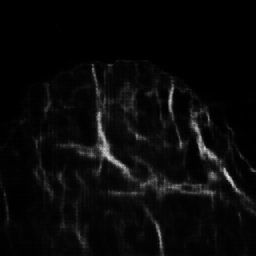
#> input picture image/0-0.png, 256 x 256 px, shrunk from 1024 x 1024 before the run, found by its file name
$ jupyter execute --allow-errors post-processing.ipynb
#> lines starting #> are read from the running program, lines starting #| are printed output that depends on the picture; after the words box and inside, x2 and y2 are one past the last pixel; in counts of white or black regions, pixels touching at a corner belong together
[cell 1]
# 필요한 라이브러리 임포트
import cv2
import numpy as np
import matplotlib.pyplot as plt
from sklearn.cluster import KMeans

# 이미지 파일 경로
image_path = 'C:/Users/User/Desktop/image/0-0.png'

# 이미지 읽기 (그레이스케일)
original_image = cv2.imread(image_path, cv2.IMREAD_GRAYSCALE)
#> original_image is the input picture: shape (256, 256); min 0, max 233, mean 9.2

# 이미지를 1차원으로 변환
pixels = original_image.reshape(-1, 1)

# K-평균 클러스터링
k = 3  # 클러스터의 수
kmeans = KMeans(n_clusters=k, random_state=0).fit(pixels)
# 클러스터 레이블을 원본 이미지 크기로 변환
segmented_image = kmeans.labels_.reshape(original_image.shape)
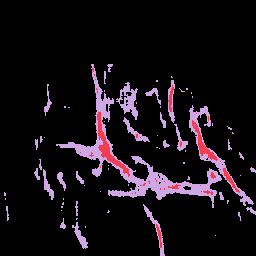
#> segmented_image: shape (256, 256) int32; 3 distinct labels, from 0 to 2; one colour per label, 0 black
# 오츠 알고리즘을 사용한 이진화
otsu_threshold, binary_image = cv2.threshold(segmented_image.astype(np.uint8), 0, 255, cv2.THRESH_BINARY + cv2.THRESH_OTSU)
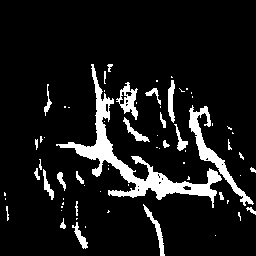
#> binary_image: shape (256, 256); 9.9% white; 69 white regions (42 under 20 px), largest, box (x1, y1, x2, y2) and area: (56, 64, 222, 208) 3256, (189, 105, 254, 206) 1030, (116, 82, 138, 120) 356
#> otsu_threshold = 0


# 작은 구성 요소 제거 함수 정의
def remove_small_components(binary_image):
    num_labels, labels = cv2.connectedComponents(binary_image)
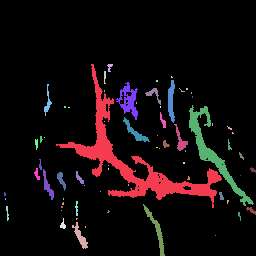
#> labels: shape (256, 256) int32; 70 distinct labels, from 0 to 69; one colour per label, 0 black
#> num_labels = 70
    output_image = np.zeros_like(binary_image)
    component_sizes = []

    # 각 연결 성분의 크기 계산
    for label in range(1, num_labels):
        component_mask = (labels == label)
        component_size = np.sum(component_mask)
        component_sizes.append(component_size)
#> this loop made 69 passes
#> component_size on passes 1 to 8: 3256, 26, 22, 3, 4, 198, 356, 79
#> pass 1, in remove_small_components, `component_mask = (labels == label)`:
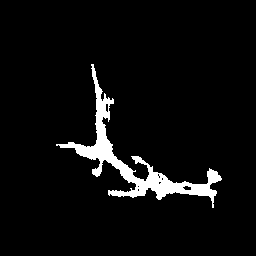
#> component_mask: shape (256, 256) bool; 5% white; 1 white region, box (x1, y1, x2, y2) and area: (56, 64, 222, 208) 3256
#> pass 2, in remove_small_components, `component_mask = (labels == label)`:
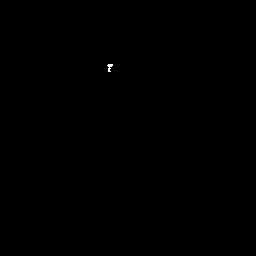
#> component_mask: shape (256, 256) bool; 0.04% white in thin lines or dots, all inside (x1, y1, x2, y2) = (107, 64, 113, 72)
#> after the loop, component_sizes = 69 values, max 3256 at index 0, min 1 at index 21, mean 93.99

    # 이상치 제거를 위한 Z-스코어 계산
    if component_sizes:
        mean_size = np.mean(component_sizes)
#> mean_size = 93.99
        std_size = np.std(component_sizes)
#> std_size = 406.3

        # Z-스코어가 특정 임계값을 넘는 성분만 유지 (예: |Z| < 2)
        threshold = 2  # 필요에 따라 조정 가능
        filtered_sizes = [size for size in component_sizes if abs((size - mean_size) / std_size) < threshold]
#> filtered_sizes = 67 values, max 356 at index 5, min 1 at index 19, mean 32.82

        # 이상치를 제거한 후 평균 크기 계산
        if filtered_sizes:
            filtered_mean_size = np.mean(filtered_sizes)
#> filtered_mean_size = 32.82
        else:
            filtered_mean_size = 0

        # 이상치를 제거한 후 평균 크기보다 큰 성분만 남기기
        for label in range(1, num_labels):
            component_mask = (labels == label)
            component_size = np.sum(component_mask)
            if component_size > filtered_mean_size:
                output_image[component_mask] = 255
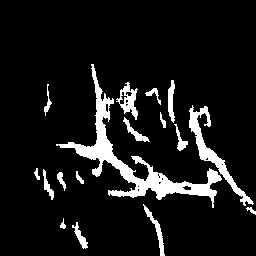
#> output_image: shape (256, 256); 9.3% white; 17 white regions
    else:
        filtered_mean_size = 0

    return output_image, filtered_mean_size

output_image, average_size = remove_small_components(binary_image)
#> average_size = 32.82

# 결과를 화면에 표시
plt.figure(figsize=(12, 6))

# 원본 이미지
plt.subplot(1, 4, 1)
plt.title('Original Image')
plt.imshow(original_image, cmap='gray')
plt.axis('off')

# K-평균 클러스터링 결과
plt.subplot(1, 4, 2)
plt.title('Segmented Image')
plt.imshow(segmented_image, cmap='gray')
plt.axis('off')

# 오츠 이진화된 이미지
plt.subplot(1, 4, 3)
plt.title('Binary Image (Otsu)')
plt.imshow(binary_image, cmap='gray')
plt.axis('off')

# 작은 구성 요소 제거 결과
plt.subplot(1, 4, 4)
plt.title('Post-processed Image')
plt.imshow(output_image, cmap='gray')
plt.axis('off')

plt.show()

[cell 2]
import cv2
import numpy as np
import matplotlib.pyplot as plt

# 윤곽선 검출
contours, _ = cv2.findContours(output_image, cv2.RETR_EXTERNAL, cv2.CHAIN_APPROX_SIMPLE)
#> contours = 17 contours; largest, box (x1, y1, x2, y2) and area: (56, 64, 222, 208) 2912, (189, 105, 254, 206) 876, (116, 82, 138, 120) 359, (143, 204, 165, 256) 181, (168, 80, 175, 123) 154

# 윤곽선 그리기
contour_image = cv2.cvtColor(output_image, cv2.COLOR_GRAY2BGR)
cv2.drawContours(contour_image, contours, -1, (0, 255, 0), 2)
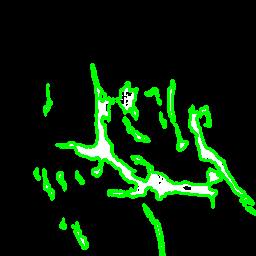
#> contour_image: shape (256, 256, 3); mean B, G, R 8.3, 33.8, 8.3

# 각 컨투어의 평균 화소값 계산 및 정보 저장
contour_data = []
mean_pixel_values = []

for i, contour in enumerate(contours):
    mask = np.zeros_like(output_image)
    cv2.drawContours(mask, [contour], -1, 255, -1)  # 컨투어를 흰색으로 채운 마스크 생성
    mean_val = cv2.mean(original_image, mask=mask)[0]  # 마스크 영역의 평균 화소값 계산 (원본 이미지 사용)
    mean_pixel_values.append(mean_val)

    # 컨투어의 중심점 계산
    M = cv2.moments(contour)
    if M["m00"] != 0:
        center_x = int(M["m10"] / M["m00"])
        center_y = int(M["m01"] / M["m00"])
    else:
        center_x, center_y = contour[0][0]

    # 컨투어 데이터 저장
    contour_info = {
        "contour_index": i,
        "contour_points": contour.tolist(),
        "mean_pixel_value": mean_val,
        "center": [center_x, center_y]
    }
    contour_data.append(contour_info)
#> this loop made 17 passes
#> (mean_val, center_x, center_y) on passes 1 to 8: (36.33, 80, 236), (30.45, 62, 225), (29.53, 250, 209), (54.84, 156, 230), (33.99, 60, 179), (27.87, 79, 178), (31.7, 47, 186), (30.7, 36, 174)
#> mask: shape (256, 256); 5% white; 1 white region, box (x1, y1, x2, y2) and area: (56, 64, 222, 208) 3307
#> after the loop, contour_data = 17 items; mean_pixel_values = [36.33, 30.45, 29.53, 54.84, 33.99, 27.87, 31.7, 30.7, 43.23, 40.42, 30.2, 70.89, 30.47, 32.46, 29.52, 74.6, 55.32]

# 결과 시각화
plt.figure(figsize=(12, 6))

# 원본 이진화 이미지
plt.subplot(1, 2, 1)
plt.imshow(output_image, cmap='gray')
plt.title('Binary Image')

# 윤곽선 이미지
plt.subplot(1, 2, 2)
plt.imshow(contour_image)
plt.title('Contours')

plt.show()

# 평균 화소값 출력
for i, mean_val in enumerate(mean_pixel_values):
    print(f"Contour {i}: Mean pixel value = {mean_val}")
#> this loop made 17 passes
#> mean_val on passes 1 to 8: 36.33, 30.45, 29.53, 54.84, 33.99, 27.87, 31.7, 30.7
#> (printed output is left out)

# contour_data 리스트에 컨투어 정보가 저장됨

[cell 3]
import cv2
import numpy as np
import matplotlib.pyplot as plt
import json

def calculate_pca(contour):
    data_pts = np.array(contour, dtype=np.float64).reshape(-1, 2)
    mean = np.mean(data_pts, axis=0)
    centered_data_pts = data_pts - mean
    cov_matrix = np.cov(centered_data_pts, rowvar=False)
    eigenvalues, eigenvectors = np.linalg.eigh(cov_matrix)
    major_axis = eigenvectors[:, -1]
    angle = np.arctan2(major_axis[1], major_axis[0])
    return angle

def extend_line_within_bounds(center, angle, x_min, x_max, y_min, y_max):
    direction = np.array([np.cos(angle), np.sin(angle)])
    scale_factors = []
    if direction[0] != 0:
        scale_factors.extend([
            (x_min - center[0]) / direction[0],
            (x_max - center[0]) / direction[0]
        ])
    if direction[1] != 0:
        scale_factors.extend([
            (y_min - center[1]) / direction[1],
            (y_max - center[1]) / direction[1]
        ])
    if not scale_factors:
        return tuple(center), tuple(center)
    positive_scales = [sf for sf in scale_factors if sf > 0]
    negative_scales = [sf for sf in scale_factors if sf < 0]
    min_scale = max(negative_scales) if negative_scales else 0
    max_scale = min(positive_scales) if positive_scales else 1
    start_point = center + direction * min_scale
    end_point = center + direction * max_scale
    start_point = np.clip(start_point, [x_min, y_min], [x_max, y_max])
    end_point = np.clip(end_point, [x_min, y_min], [x_max, y_max])
    return tuple(start_point.astype(int)), tuple(end_point.astype(int))

def draw_gradients_on_image(image, contours):
    color_image = cv2.cvtColor(image, cv2.COLOR_GRAY2BGR)
    pca_angles = []
    centers = []
    lines_info = []
    for contour in contours:
        M = cv2.moments(contour)
        if M["m00"] != 0:
            center_x = int(M["m10"] / M["m00"])
            center_y = int(M["m01"] / M["m00"])
        else:
            center_x, center_y = tuple(contour[0][0])
        centers.append((center_x, center_y))
        angle = calculate_pca(contour)
        pca_angles.append(angle)
        contour_array = np.array(contour).reshape(-1, 2)
        x_min, y_min = contour_array.min(axis=0)
        x_max, y_max = contour_array.max(axis=0)
        start_point, end_point = extend_line_within_bounds(
            np.array([center_x, center_y]), angle,
            x_min, x_max, y_min, y_max
        )
        cv2.line(color_image, start_point, end_point, (0, 255, 0), 2)
        lines_info.append({
            'start': start_point,
            'end': end_point,
            'center': (center_x, center_y),
        })
#> this loop made 17 passes
#> (center_x, center_y, mean in calculate_pca, cov_matrix in calculate_pca, eigenvalues in calculate_pca, eigenvectors in calculate_pca, angle, x_min) on passes 2 to 4: (62, 225, [62.5, 224.7], [[3, 0.273], [0.273, 9.33]], [2.99, 9.35], [[-0.999, 0.0429], [0.0429, 0.999]], 1.53, 60), (250, 209, [250.3, 209.8], [[7.82, 4.39], [4.39, 5.01]], [1.81, 11.02], [[0.59, -0.808], [-0.808, -0.59]], -2.51, 246), (156, 230, [154.6, 226.2], [[37.92, 77.17], [77.17, 191.9]], [5.9, 223.9], [[-0.924, 0.383], [0.383, 0.924]], 1.18, 143)
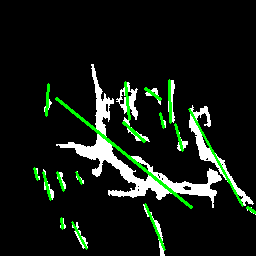
#> color_image: shape (256, 256, 3); mean B, G, R 19.3, 27, 19.3
#> after the loop, centers = [(80, 236), (62, 225), (250, 209), (156, 230), (60, 179), (79, 178), (47, 186), (36, 174), (180, 141), (134, 132), (162, 121), (212, 151), (152, 93), (47, 103), (127, 99), (170, 100), (134, 161)]; lines_info = 17 items; pca_angles = [1.1, 1.53, -2.51, 1.18, 1.27, 1.05, 1.28, 1.37, 1.32, -2.43, 1.3, 1.06, -2.47, 1.64, 1.46, 1.57, -2.46]
    return color_image, pca_angles, centers, lines_info

# 주성분선 그리기 및 주성분선 기울기 및 중심점 계산
gradient_image, pca_angles, centers, lines_info = draw_gradients_on_image(output_image, contours)
#> lines_info = 17 items

# 결과 시각화
plt.figure(figsize=(20, 10))
plt.subplot(1, 2, 1)
plt.title('Original Image')
plt.imshow(output_image, cmap='gray')
plt.axis('off')
plt.subplot(1, 2, 2)
plt.title('Image with Major Axes')
plt.imshow(gradient_image)
plt.axis('off')
plt.show()

# 평균 화소값 및 주성분선 기울기 및 중심점 좌표 출력
for i, (mean_val, angle, center) in enumerate(zip(mean_pixel_values, pca_angles, centers)):
    print(f"Contour {i}: Mean pixel value = {mean_val}, PCA angle (radians) = {angle}, Center = {center}")
#> this loop made 17 passes
#> (mean_val, angle, center) on passes 1 to 8: (36.33, 1.1, (80, 236)), (30.45, 1.53, (62, 225)), (29.53, -2.51, (250, 209)), (54.84, 1.18, (156, 230)), (33.99, 1.27, (60, 179)), (27.87, 1.05, (79, 178)), (31.7, 1.28, (47, 186)), (30.7, 1.37, (36, 174))
#> (printed output is left out)

# 컨투어 데이터를 JSON 형식으로 변환
cluster_data = {
    'contours': [
        {
            'index': i,
            'mean_pixel_value': mean_val,
            'pca_angle': angle,
            'contour': contour.tolist(),
            'line': {
                'start': lines_info[i]['start'],
                'end': lines_info[i]['end'],
                'center': lines_info[i]['center'],
            }
        }
        for i, (mean_val, angle, center) in enumerate(zip(mean_pixel_values, pca_angles, centers))
    ]
}

# JSON 파일로 저장
def convert_np_types(o):
    if isinstance(o, (np.int32, np.int64)): return int(o)
    if isinstance(o, (np.float32, np.float64)): return float(o)
    if isinstance(o, np.ndarray): return o.tolist()
    raise TypeError

json_file_path = 'contours_data.json'
with open(json_file_path, 'w') as json_file:
    json.dump(cluster_data, json_file, indent=4, default=convert_np_types)

print(f"Data has been saved to {json_file_path}")

[cell 4]
import cv2
import numpy as np
import matplotlib.pyplot as plt


def draw_gradients_on_image(image, contours):
    """
    Draw the major axis direction on the image for each contour.

    :param image: Input grayscale image.
    :param contours: List of contours.
    :return: Image with gradients drawn and list of PCA angles, centers, start and end points.
    """
    color_image = cv2.cvtColor(image, cv2.COLOR_GRAY2BGR)
    pca_angles = []  # List to store PCA angles for each contour
    centers = []  # List to store center coordinates for each contour
    lines_info = []  # List to store start and end points for each line

    for contour in contours:
        # Calculate the center of the contour
        M = cv2.moments(contour)
        if M["m00"] != 0:
            center_x = int(M["m10"] / M["m00"])
            center_y = int(M["m01"] / M["m00"])
        else:
            center_x, center_y = tuple(contour[0][0])

        centers.append((center_x, center_y))

        # Calculate the major axis angle using PCA
        angle = calculate_pca(contour)
        pca_angles.append(angle)  # Save the PCA angle

        length = 100  # Length of the line to draw

        start_x = int(center_x - length * np.cos(angle))
        start_y = int(center_y - length * np.sin(angle))

        end_x = int(center_x + length * np.cos(angle))
        end_y = int(center_y + length * np.sin(angle))

        cv2.line(color_image, (start_x, start_y), (end_x, end_y), (0, 255, 0), 2)

        # Store the start, end, and center points
        lines_info.append({
            'start': (start_x, start_y),
            'end': (end_x, end_y),
            'center': (center_x, center_y),
            'angle': angle
        })
#> this loop made 17 passes
#> (center_x, center_y, mean in calculate_pca, cov_matrix in calculate_pca, eigenvalues in calculate_pca, eigenvectors in calculate_pca, angle, start_x) on passes 1 to 3: (80, 236, [79.48, 235.4], [[20.37, 28.71], [28.71, 61.54]], [5.63, 76.29], [[-0.89, 0.457], [0.457, 0.89]], 1.1, 34), (62, 225, [62.5, 224.7], [[3, 0.273], [0.273, 9.33]], [2.99, 9.35], [[-0.999, 0.0429], [0.0429, 0.999]], 1.53, 57), (250, 209, [250.3, 209.8], [[7.82, 4.39], [4.39, 5.01]], [1.81, 11.02], [[0.59, -0.808], [-0.808, -0.59]], -2.51, 330)
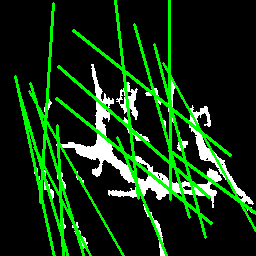
#> color_image: shape (256, 256, 3); mean B, G, R 17.3, 48.6, 17.3

    return color_image, lines_info

def group_lines_by_angle(lines, threshold_angle=np.radians(45)):
#> called with threshold_angle = 0.785
    x_axis_lines = []
    y_axis_lines = []

    for line in lines:
        angle = line['angle']
        if abs(angle) < threshold_angle or abs(angle) > (np.pi - threshold_angle):
            x_axis_lines.append(line)
        else:
            y_axis_lines.append(line)
#> this loop made 17 passes

    return x_axis_lines, y_axis_lines

def draw_lines_on_image(image, lines, color):
    """
    Draw lines on the image.
    :param image: Input image.
    :param lines: List of line information (start, end, center, angle).
    :param color: Color of the lines (BGR format).
    :return: Image with lines drawn.
    """
#> called with color = (0, 255, 0)
    if len(image.shape) == 2:  # If the image is grayscale
        color_image = cv2.cvtColor(image, cv2.COLOR_GRAY2BGR)
    else:
        color_image = image.copy()

    for line in lines:
        start, end, center, _ = line.values()
        cv2.line(color_image, (int(start[0]), int(start[1])), (int(end[0]), int(end[1])), color, 2)
        cv2.circle(color_image, (int(center[0]), int(center[1])), 5, color, -1)  # Mark the center
#> this loop made 4 passes
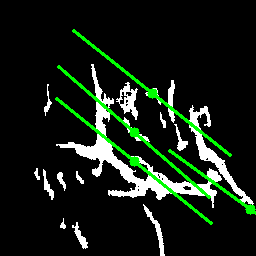
#> color_image: shape (256, 256, 3); mean B, G, R 21.3, 31.1, 21.3

    return color_image

# Assuming output_image and contours are already defined
gradient_image, lines_info = draw_gradients_on_image(output_image, contours)

# Group lines by angle
x_axis_lines, y_axis_lines = group_lines_by_angle(lines_info)

# Draw grouped lines on the image
x_axis_image = draw_lines_on_image(output_image, x_axis_lines, (0, 255, 0))  # Red
y_axis_image = draw_lines_on_image(output_image, y_axis_lines, (0, 255, 0))  # Green
#> the loop in draw_lines_on_image (call 2), `for line in lines:` made 13 passes
#> (the rest of the program and of its run is left out)
